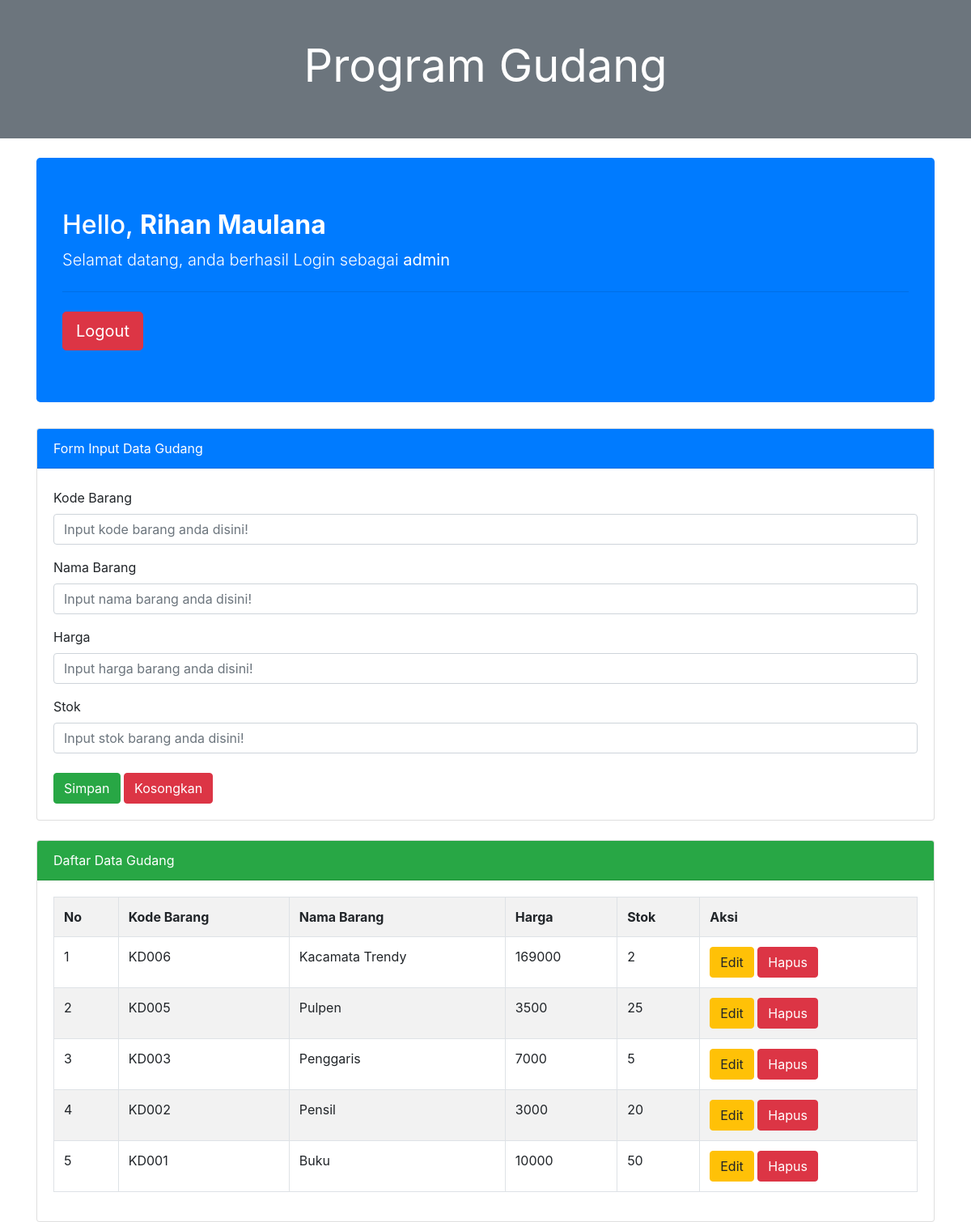
Page /home_admin.php (signed in) on the committed database.
### tables this page shows
CREATE TABLE `gudang` (
  `no_brg` int(10) NOT NULL,
  `kd_brg` varchar(10) NOT NULL,
  `nama_brg` varchar(100) NOT NULL,
  `harga` int(15) NOT NULL,
  `stok` int(10) NOT NULL
);

### home_admin.php (the view, shortened to what this page needs)
<?php
include "koneksi.php";
?>
<!DOCTYPE html>
<html lang="en">
<head>
    <link href="assets/dist/css/bootstrap.min.css" rel="stylesheet">
</head>
<body>
<header class="py-5 bg-secondary">
        <div class="head">
            <h1 class="text-center font-weight-normal display-4 text-white">Program Gudang </h1>
        </div>
</header>
<br>
    <div class="container">
        <div class="jumbotron bg-primary text-white">
            <h2 class="display-6">Hello, <b><?= $_SESSION['nama_lengkap'] ?></b></h2>
            <p class="lead"> Selamat datang, anda berhasil Login sebagai <b><?= $_SESSION['username'] ?></b> </p>
            <hr class="my-4">
            <a class="btn btn-danger btn-lg" href="logout.php" role="button">Logout</a>
        </div>
    </div>
<div class="container">
    <div class="card mt-4">
        <div class="card-header bg-primary text-white">
        Form Input Data Gudang
        </div>
        <div class="card-body">
            <form method="post"action="">
                <div class="form-group mt-1">
                    <label>Kode Barang</label>
                    <input type="text" name="tkd_brg" value="<?=@$vkd_brg?>" class="form-control"
                    placeholder="Input kode barang anda disini!" required>
                </div>
                <div class="form-group mt-1">
                    <label>Nama Barang</label>
                    <input type="text" name="tnama_brg" value="<?=@$vnama_brg?>" class="form-control"
                    placeholder="Input nama barang anda disini!" required>
                </div>
                <div class="form-group mt-1">
                    <label>Harga</label>
                    <input type="text" name="tharga" value="<?=@$vharga?>" class="form-control"
                    placeholder="Input harga barang anda disini!" required>
                </div>
                <div class="form-group mt-1">
                    <label>Stok</label>
                    <input type="text" name="tstok" value="<?=@$vstok?>" class="form-control"
                    placeholder="Input stok barang anda disini!" required>
                </div>
                <button type="submit" class="btn btn-success mt-2" name="bsimpan">Simpan</button>
                <button type="reset" class="btn btn-danger mt-2" name="breset">Kosongkan</button>
            </form>
        </div>
    </div>
    <div class="card mt-4">
        <div class="card-header bg-success text-white">
        Daftar Data Gudang
        </div>
        <div class="card-body">
            <table class="table table-bordered table-striped">
                <tr>
                    <th>No</th>
                    <th>Kode Barang</th>
                    <th>Nama Barang</th>
                    <th>Harga</th>
                    <th>Stok</th>
                    <th>Aksi</th>
                </tr>
                <?php
                    $no = 1;
                    $tampil = mysqli_query($koneksi, "SELECT * from gudang order by no_brg desc");
                    while($data = mysqli_fetch_array($tampil)) :
                ?>
                <tr>
                    <td><?=$no++;?></td>
                    <td><?=$data['kd_brg']?></td>
                    <td><?=$data['nama_brg']?></td>
                    <td><?=$data['harga']?></td>
                    <td><?=$data['stok']?></td>
                    <td>
                        <a href="home_admin.php?hal=edit&id=<?=$data['no_brg']?>"  class="btn btn-warning"> Edit </a>
                        <a href="home_admin.php?hal=hapus&id=<?=$data['no_brg']?>"
	    			    onclick="return confirm('Apakah yakin ingin menghapus data ini?')" class="btn btn-danger"> Hapus </a>
                    </td>
                </tr>
                <?php endwhile;  ?>
            </table>
        </div>
    </div>
</div>
</body>
</html>

### rows in the picture
gudang: kd_brg "KD006", nama_brg "Kacamata Trendy", harga "169000", stok "2"
gudang: kd_brg "KD005", nama_brg "Pulpen", harga "3500", stok "25"
gudang: kd_brg "KD003", nama_brg "Penggaris", harga "7000", stok "5"
gudang: kd_brg "KD002", nama_brg "Pensil", harga "3000", stok "20"
gudang: kd_brg "KD001", nama_brg "Buku", harga "10000", stok "50"

### other values in the picture
$_SESSION['nama_lengkap'] "Rihan Maulana"
$_SESSION['username'] "admin"
